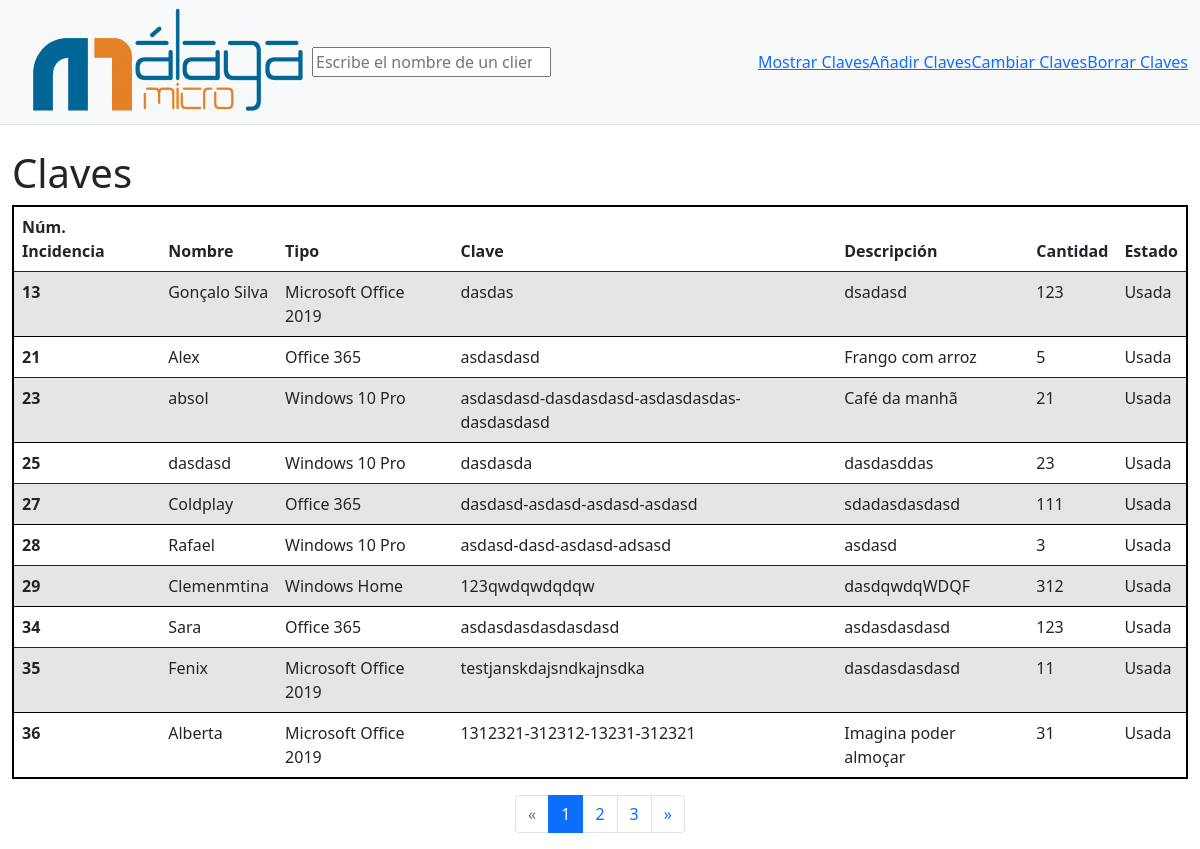
The app's page /index.php?pagina=1, older data.
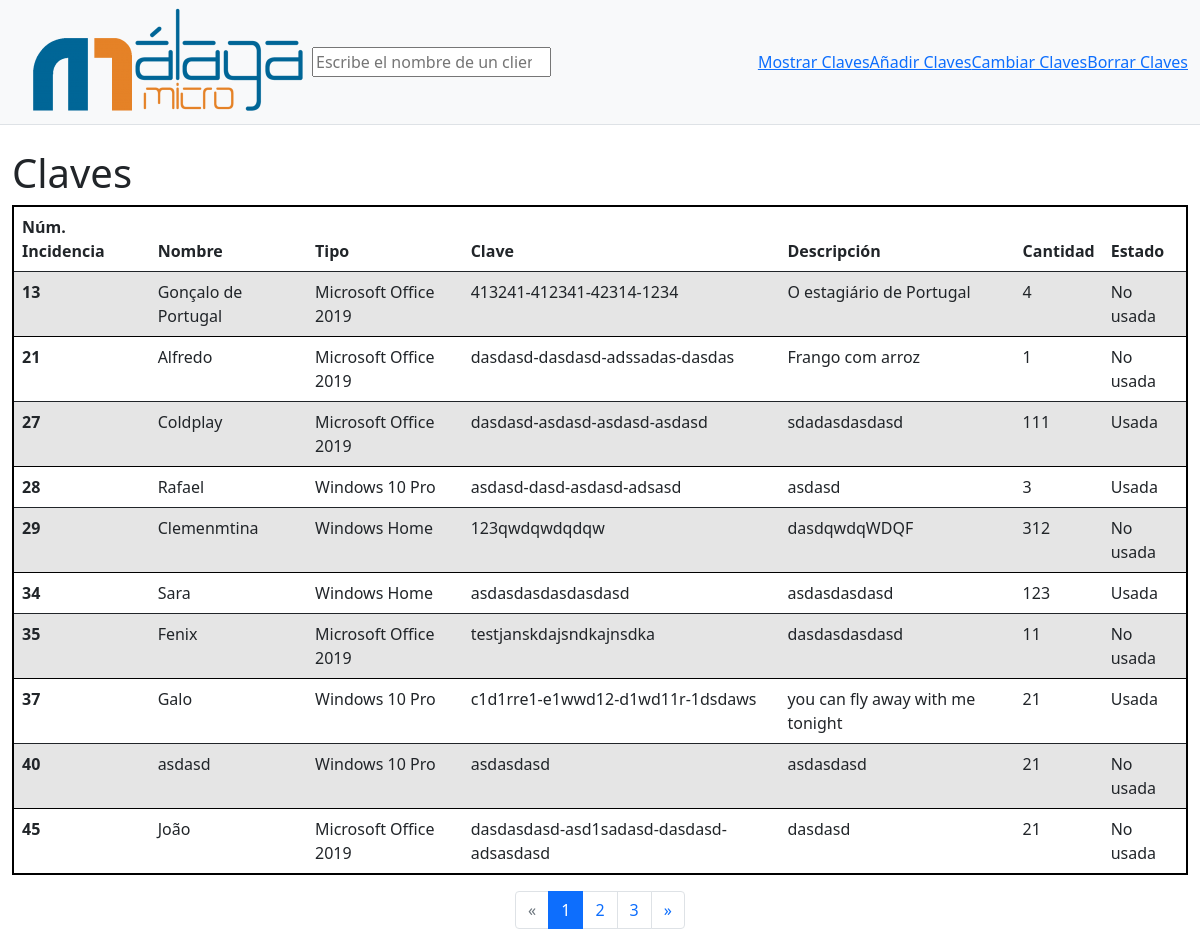
The same page, newer data.
### tables this page shows
CREATE TABLE `claves` (
  `num_inc` int(4) NOT NULL,
  `nombre` varchar(50) NOT NULL,
  `tipo` int(40) NOT NULL,
  `clave` varchar(500) NOT NULL,
  `descripcion` varchar(1000) NOT NULL,
  `cantidad` int(5) NOT NULL,
  `estado` int(15) NOT NULL
);

CREATE TABLE `tipo` (
  `id_tipo` int(11) NOT NULL,
  `tipo` varchar(40) NOT NULL
);

### mostrar_claves.php (the view, shortened to what this page needs)
<div class="container-fluid" id="resultado">
  <h1 class="mt-4">Claves</h1>
  <?PHP
  include "conexion.php";
  $articulos = 10;
  $iniciar = ($_GET['pagina'] - 1) * $articulos;
  $consulta = "SELECT c.num_inc, c.nombre, t.tipo, c.clave, c.descripcion, c.cantidad, c.estado FROM claves c INNER JOIN tipo t ON c.tipo = t.id_tipo LIMIT $iniciar, $articulos";
  if ($resultado = $conexion->query($consulta)) {
    ?>
    <table style="border: solid black 2px" class="table table-hover">
      <thead>
        <tr>
          <th scope="col">Núm. Incidencia</th>
          <th scope="col">Nombre</th>
          <th scope="col">Tipo</th>
          <th scope="col">Clave</th>
          <th scope="col">Descripción</th>
          <th scope="col">Cantidad</th>
          <th scope="col">Estado</th>
        </tr>
      </thead>
      <?php
      $valor = 1;
      while ($linea = $resultado->fetch_assoc()) {
        if($valor == 1)
        {
          echo '<tbody>
          <tr class="table-active">
          <th scope="row">'.$linea['num_inc'].'</th>
          <td>'.$linea['nombre'].'</td>
          <td>'.$linea['tipo'].'</td>
          <td>'.$linea['clave'].'</td>
          <td>'.$linea['descripcion'].'</td>
          <td>'.$linea['cantidad'].'</td>';
          if($linea['estado']==1){
          echo '<td>'."No usada".'</td>';
          }else{
          echo '<td>'."Usada".'</td>';
          }
          echo'</tr>
          ';
          $valor = 2;
        }else {
          echo '<tr>
          <th scope="row">'.$linea["num_inc"].'</th>
          <td>'.$linea["nombre"].'</td>
          <td>'.$linea["tipo"].'</td>
          <td>'.$linea["clave"].'</td>
          <td>'.$linea["descripcion"].'</td>
          <td>'.$linea["cantidad"].'</td>';
          if($linea['estado']==1){
          echo '<td>'."No usada".'</td>';
          }else{
          echo '<td>'."Usada".'</td>';
          }
          echo'</tr>';
          $valor = 1;
        }
      };
      echo'</tbody>
      </table>';
    };
    ?>
  </div>
  <div id="paginacion">
    <ul class="pagination d-flex justify-content-center">
      <li class="page-item <?PHP if ($_GET['pagina'] <= 1) {
        echo "disabled";
      } ?>">
      <a class="page-link" href="index.php?pagina=<?PHP echo $_GET['pagina'] - 1 ?>">&laquo;</a>
    </li>
    <?PHP
    $todo = mysqli_query($conexion, "SELECT c.num_inc, c.nombre, t.tipo, c.clave, c.descripcion, c.cantidad, c.estado FROM claves c INNER JOIN tipo t ON c.tipo = t.id_tipo");
    $count = mysqli_num_rows($todo);
    $total_paginas = $count / 10;
    $paginas = ceil($total_paginas);
    for ($i = 0; $i < $paginas; $i++) { ?>
      <li class="page-item
      <?PHP if ($_GET['pagina'] == $i + 1) {
        echo "active";
      } ?>">
      <a class="page-link" href="index.php?pagina=<?PHP echo $i + 1 ?>">
        <?PHP
        echo $i + 1;
        ?>
      </a>
    </li>
    <?PHP
  };
  ?>
  <li class="page-item <?PHP if ($_GET['pagina'] >= $paginas) {
    echo "disabled";
  } ?>">
  <a class="page-link" disabled="disabled" href="index.php?pagina=<?PHP echo $_GET['pagina'] + 1 ?>">&raquo;</a>
</li>
</ul>
</div>

Row changes from the older to the newer data that the page shows:
removed claves: num_inc "23", nombre "absol", tipo.tipo "Windows 10 Pro", clave "asdasdasd-dasdasdasd-asdasdasdas-dasdasdasd", descripcion "Café da manhã", cantidad "21", estado "Usada"
removed claves: num_inc "25", nombre "dasdasd", tipo.tipo "Windows 10 Pro", clave "dasdasda", descripcion "dasdasddas", cantidad "23", estado "Usada"
removed claves: num_inc "36", nombre "Alberta", tipo.tipo "Microsoft Office 2019", clave "1312321-312312-13231-312321", descripcion "Imagina poder almoçar", cantidad "31", estado "Usada"
changed claves id 13: nombre "Gonçalo Silva" → "Gonçalo de Portugal"; clave "dasdas" → "413241-412341-42314-1234"; descripcion "dsadasd" → "O estagiário de Portugal"; cantidad "123" → "4"; estado "Usada" → "No usada"
changed claves "Frango com arroz": nombre "Alex" → "Alfredo"; tipo.tipo "Office 365" → "Microsoft Office 2019"; clave "asdasdasd" → "dasdasd-dasdasd-adssadas-dasdas"; cantidad "5" → "1"; estado "Usada" → "No usada"
changed claves "Coldplay": tipo.tipo "Office 365" → "Microsoft Office 2019"
changed claves "Clemenmtina": estado "Usada" → "No usada"
changed claves "Sara": tipo.tipo "Office 365" → "Windows Home"
changed claves "Fenix": estado "Usada" → "No usada"
now on this page (row edited): claves: num_inc "37", nombre "Galo", tipo.tipo "Windows 10 Pro", clave "c1d1rre1-e1wwd12-d1wd11r-1dsdaws", descripcion "you can fly away with me tonight", cantidad "21", estado "Usada"
now on this page (row edited): claves: num_inc "40", nombre "asdasd", tipo.tipo "Windows 10 Pro", clave "asdasdasd", descripcion "asdasdasd", cantidad "21", estado "No usada"
now on this page (row edited): claves: num_inc "45", nombre "João", tipo.tipo "Microsoft Office 2019", clave "dasdasdasd-asd1sadasd-dasdasd-adsasdasd", descripcion "dasdasd", cantidad "21", estado "No usada"
